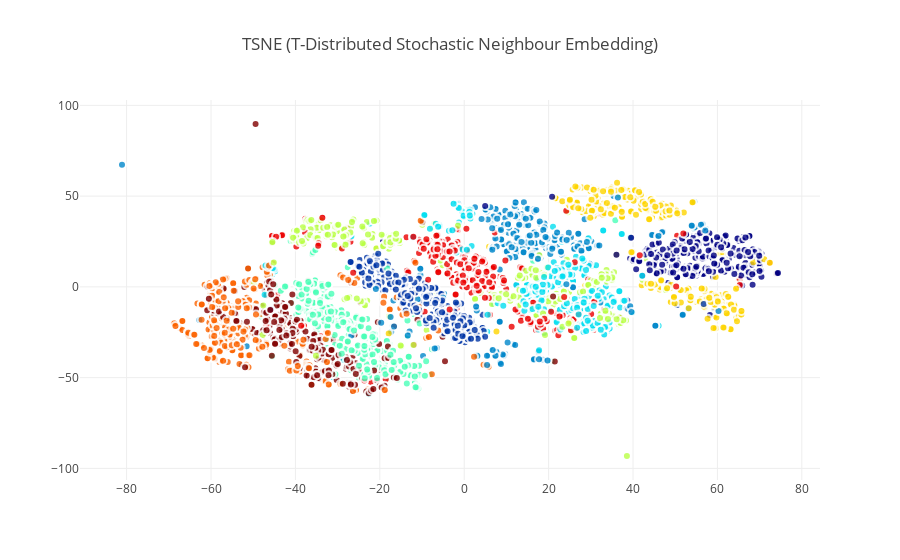

The notebook cell saved with this chart:
### Code cell
traceTSNE = go.Scatter(
    x = tsne_results[:,0],
    y = tsne_results[:,1],
    name = Target,
     hoveron = Target,
    mode = 'markers',
    text = Target,
    showlegend = True,
    marker = dict(
        size = 8,
        color = Target,
        colorscale ='Jet',
        showscale = False,
        line = dict(
            width = 2,
            color = 'rgb(255, 255, 255)'
        ),
        opacity = 0.8
    )
)
data = [traceTSNE]

layout = dict(title = 'TSNE (T-Distributed Stochastic Neighbour Embedding)',
              hovermode= 'closest',
              yaxis = dict(zeroline = False),
              xaxis = dict(zeroline = False),
              showlegend= False,

             )

fig = dict(data=data, layout=layout)
py.iplot(fig, filename='styled-scatter')

### Figure 1 — Plotly figure (JSON) as saved in the notebook; plotly's stock layout.template omitted (floating-point values rounded to 4 significant figures; data arrays with more than 128 entries replaced by an {"elided": "..."} marker saying what was removed)
{"data": [{"hoveron": {"elided": "3000 int values"}, "marker": {"color": {"elided": "3000 int values"}, "colorscale": "Jet", "line": {"color": "rgb(255, 255, 255)", "width": 2}, "opacity": 0.8, "showscale": false, "size": 8}, "mode": "markers", "name": {"elided": "3000 int values"}, "showlegend": true, "text": {"elided": "3000 int values"}, "type": "scatter", "x": {"elided": "3000 float values"}, "y": {"elided": "3000 float values"}}], "layout": {"hovermode": "closest", "showlegend": false, "title": "TSNE (T-Distributed Stochastic Neighbour Embedding)", "xaxis": {"zeroline": false}, "yaxis": {"zeroline": false}}}
